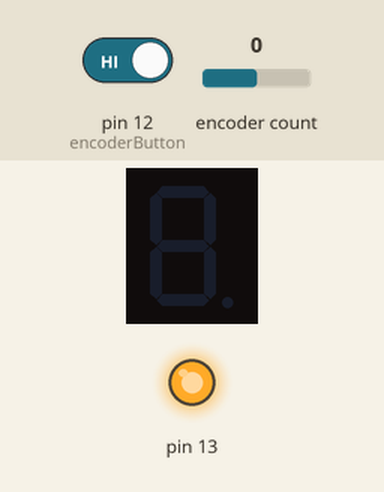
A sketch run on a simulated Arduino Uno, built with avr-gcc and run on an emulated ATmega328P. Parts: 1-digit seven-segment display, output pins drawn as LEDs (lit = HIGH). The inputs (shaded band) are chosen by the test bench; at power-on: encoder count 0, pin 12 (encoderButton) HIGH.

Above: at 1.2 s.
1.3 s: encoder count set to 1
At 2.3 s:
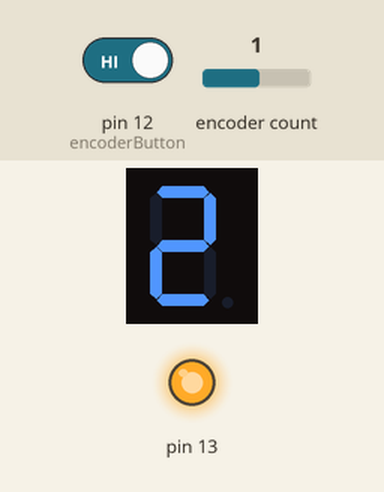
2.8 s: encoder count set to 2
At 3.5 s:
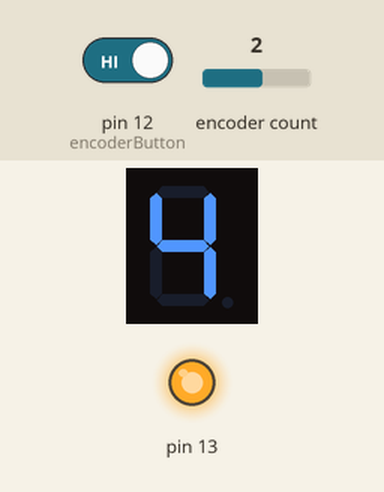
4.3 s: encoder count set to 3
At 4.6 s:
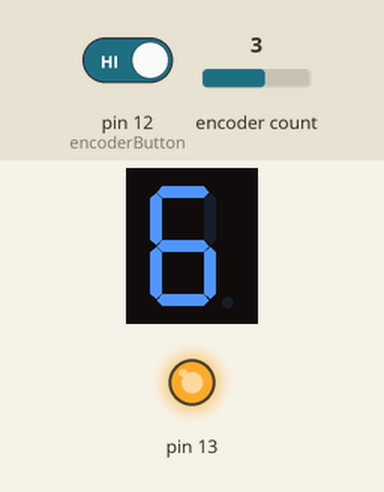
Timing chart, 0 to 7.3 s (numbered marks = the images above; inputs shaded):
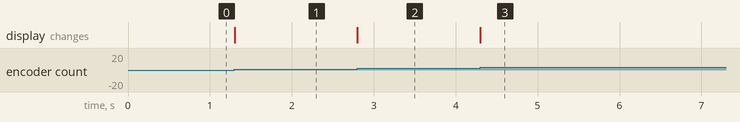

The sketch:

7seg_encoder.ino
```cpp
/**
 * @brief Controlling 7segmenet with encoder
 * @version 0.3
 * @date 2023-04-09
 *
 * The encoder controles the 7segmenet display, counting from 0 to 9 both direction, as it can only display one digit.
 */

#include <Encoder.h>
#include <EasyButton.h>
#include "SevSeg.h"

SevSeg sevseg; // Instantiate a seven segment object
EasyButton encoderButton(12);

// Change these pin numbers to the pins connected to your encoder.
//   Best Performance: both pins have interrupt capability
//   Good Performance: only the first pin has interrupt capability
//   Low Performance:  neither pin has interrupt capability
Encoder encoder(10, 11);
int newPosition = 0;
int oldPosition = 0;
unsigned long lastDebounceTime = 0;

// Initialize 7 segment display for 5161BS
byte numDigits = 1;     // Number of displays
byte digitPins[] = {9}; // Power/GND pins
byte segmentPins[] = {2, 3, 4, 5, 6, 7, 8};
bool resistorsOnSegments = true;    // 'false' means resistors are on digit pins
byte hardwareConfig = COMMON_ANODE; // See README.md for options
bool updateWithDelays = false;      // Default 'false' is Recommended
bool leadingZeros = false;          // Use 'true' if you'd like to keep the leading zeros
bool disableDecPoint = true;        // Use 'true' if your decimal point doesn't exist or isn't connected. Then, you only need to specify 7 segmentPins[]

void setup()
{
  // Serial.begin(9600);
  encoderButton.begin();
  encoderButton.onPressed(onPressed); // onPressed function will be called when the onPressed event of the button gets triggered.
  sevseg.begin(hardwareConfig, numDigits, digitPins, segmentPins, resistorsOnSegments,
               updateWithDelays, leadingZeros, disableDecPoint);
  sevseg.setBrightness(1);
  pinMode(13, OUTPUT);
  digitalWrite(13, HIGH); // Power for encoder
}

void loop()
{
  encoderButton.read();
  newPosition = encoder.read();
  if (newPosition != oldPosition)
  {
    int absPosition = abs(newPosition) / 2;
    if (absPosition > 9)
    {
      absPosition = 0;
    }
    // Serial.print(newPosition);
    // Serial.print("\t");
    // Serial.println(absPosition);
    sevseg.setNumber(absPosition);
    oldPosition = newPosition;
  }
  sevseg.refreshDisplay(); // Must run repeatedly
}

// reset the encoder
void onPressed()
{
  encoder.write(0);
  oldPosition = 0;
  sevseg.setNumber(0);
  // Serial.println("Encoder reset to 0");
}
```

Measured:
- after the input at 1.3 s, the display: changes at once (image 1)
- after the input at 2.8 s, the display: changes at once (image 2)
- after the input at 4.3 s, the display: changes at once (image 3)
